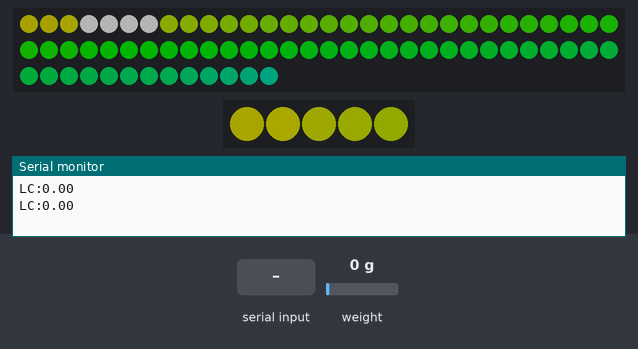
Bench run of a sketch on a simulated Arduino Nano, built with avr-gcc and run on an emulated ATmega328P. Shown: 73 RGB LEDs in strip order, left to right, continuing on the next row, 5 RGB LEDs in strip order, left to right, the last lines printed to the serial monitor. The test bench sets the inputs (shaded band); at power-on: weight on the scale 0 g. Dim RGB values are drawn brighter than linear.

Above: at 3.6 s.
3.7 s: "LED:err\n" received over Serial
At 4.3 s:
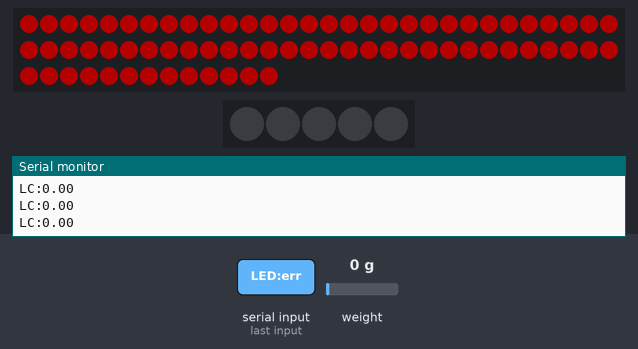
6.7 s: "LED:idl\n" received over Serial
At 6.87 s:
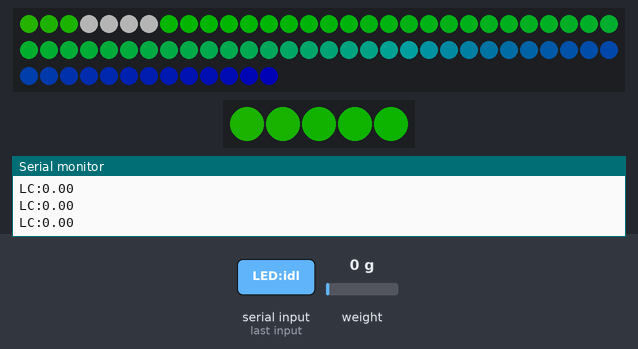
9.7 s: "LED:run\n" received over Serial
At 9.89 s:
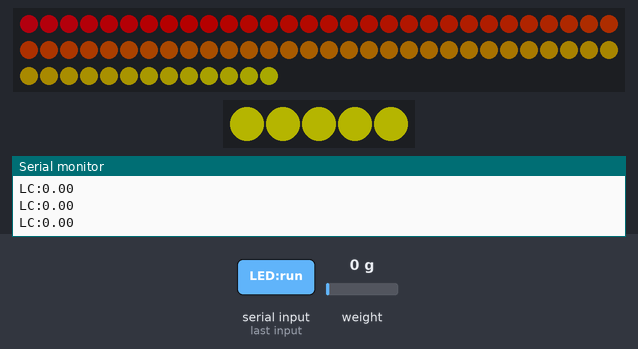
12.1 s: "LED:fin\n" received over Serial
At 12.32 s:
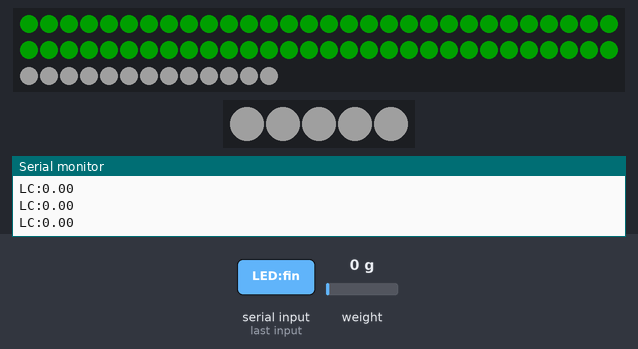
14.5 s: "LED:ser\n" received over Serial
At 15.12 s:
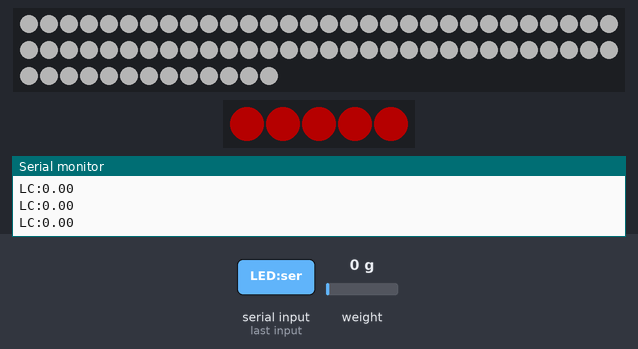
16.8 s: "LED:run\n" received over Serial
At 16.97 s:
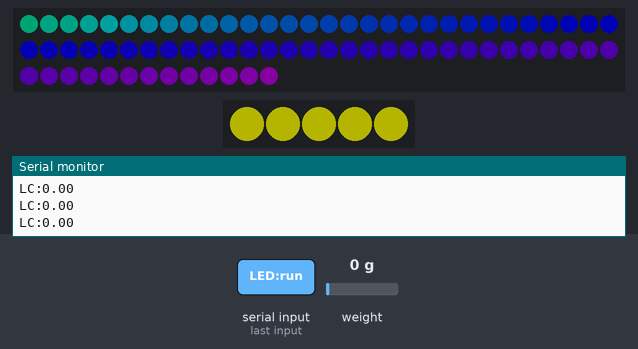
Timing chart, 0 to 19.8 s (numbered marks = the images above; inputs shaded):
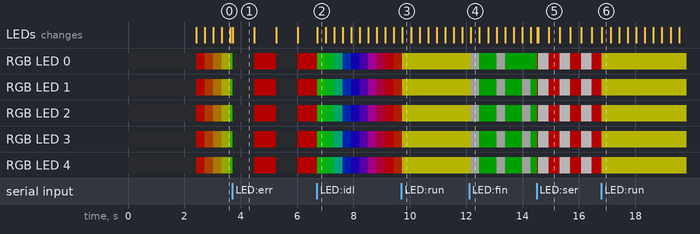

Measured:
- after the input at 3.7 s, the LEDs: change at once (image 1)
- after the input at 6.7 s, the LEDs: change at once (image 2)
- after the input at 9.7 s, the LEDs: change at once (image 3)
- after the input at 12.1 s, the LEDs: change after 0.07 s (image 4)
- after the input at 14.5 s, the LEDs: change at once (image 5)
- after the input at 16.8 s, the LEDs: change at once (image 6)
- what the display in image 1 shows lasts 0.8 s, from 3.7 s to 4.5 s

The sketch:

Hahnenschwanz.ino
```cpp
#include <HX711_ADC.h>
#include <FastLED.h>

//pins:
const int HX711_dout = 4; //mcu > HX711 dout pin
const int HX711_sck = 5; //mcu > HX711 sck pin
const int LEDPinMain = 3;
const int LEDPinSchlitten = 6;

//Const
#define NUM_STRIPS 2
#define NUM_LEDS_Main 73
#define NUM_LEDS_Schlitten 5
#define UPDATES_PER_SECOND 100
#define BRIGHTNESS  64
#define LED_TYPE    WS2811
#define COLOR_ORDER GRB

//HX711 constructor:
HX711_ADC LoadCell(HX711_dout, HX711_sck);

//FastLED constructor:
CRGB leds[NUM_STRIPS][NUM_LEDS_Main];

//global vars
unsigned long t = 0;
unsigned int LEDstatus = 0;
CRGBPalette16 PaletteMain;
CRGBPalette16 PaletteSchlitten;
TBlendType    BlendingMain;
TBlendType    BlendingSchlitten;
unsigned int animationscounter = 0;

void setup() {
  Serial.begin(9600); delay(10);

  LoadCell.begin();
  //LoadCell.setReverseOutput(); //uncomment to turn a negative output value to positive
  float calibrationValue; // calibration value (see example file "Calibration.ino")
  calibrationValue = -1286.76; // uncomment this if you want to set the calibration value in the sketch

  unsigned long stabilizingtime = 2000; // preciscion right after power-up can be improved by adding a few seconds of stabilizing time
  LoadCell.start(stabilizingtime, false);
  if (LoadCell.getTareTimeoutFlag()) {
    Serial.println("LC:err");
    while (1);
  }
  else {
    LoadCell.setCalFactor(calibrationValue); // set calibration value (float)
  }

  FastLED.addLeds<WS2811, LEDPinMain,     GRB>(leds[0], NUM_LEDS_Main).setCorrection(TypicalLEDStrip);
  FastLED.addLeds<WS2811, LEDPinSchlitten,GRB>(leds[1], NUM_LEDS_Schlitten).setCorrection(TypicalLEDStrip);
  FastLED.setBrightness(BRIGHTNESS);
  fill_solid( PaletteMain,      16, CRGB::Black);
  fill_solid( PaletteSchlitten, 16, CRGB::Black);
  LEDstatus = 2;

}

void loop() {

  SerialRead();
  LEDs();
  Loadcell();
}

void SerialRead(){

   if (Serial.available() > 0) {
    String SerialInstr = Serial.readStringUntil('\n');  //read until timeout
    //SerialInstr.trim(); // remove any \r \n whitespace at the end of the String
      if (SerialInstr == "LED:err")
        LEDstatus = 1;
      else if (SerialInstr == "LED:idl") //Idle
        LEDstatus = 2;
      else if (SerialInstr == "LED:run") //Cocktail in Arbeit
        LEDstatus = 3;
      else if (SerialInstr == "LED:fin") //Cocktail feritg
        LEDstatus = 4;
      else if (SerialInstr == "LED:ser") //service
        LEDstatus = 5;
      else if (SerialInstr == "LC:tare")
       Loadcell_tare();
  }

}

void Loadcell(){
  static boolean newDataReady = 0;
  const int serialPrintInterval = 800; //increase value to slow down serial print activity

  // check for new data/start next conversion:
  if (LoadCell.update()) newDataReady = true;

  // get smoothed value from the dataset:
  if (newDataReady) {
    if (millis() > t + serialPrintInterval) {
      float i = LoadCell.getData();
      Serial.print("LC:");
      Serial.println(i);
      newDataReady = 0;
      t = millis();
    }
  }
}
void Loadcell_tare(){
  LoadCell.tareNoDelay();
}


void LEDs(){

  if (LEDstatus == 0)
    LEDanimation_error();
  if (LEDstatus == 1)
    LEDanimation_error();
  if (LEDstatus == 2)
    LEDanimation_idle();
  if (LEDstatus == 3)
    LEDanimation_run();
  if (LEDstatus == 4)
    LEDanimation_fin();
  if (LEDstatus == 5)
    LEDanimation_ser();


/*
  uint8_t brightness = 255;

  for(int i = 0; i < NUM_LEDS_Main; i++) {
    leds[0][i] = ColorFromPalette(PaletteMain, colorIndex, brightness, BlendingMain);;
  }
  for(int i = 0; i < NUM_LEDS_Schlitten; i++) {
    leds[1][i] = ColorFromPalette(PaletteSchlitten, colorIndex, brightness, BlendingSchlitten);;
  }
*/


  FastLED.show();
  FastLED.delay(1000 / UPDATES_PER_SECOND);

}

void FillLEDMainsFromPaletteColors( uint8_t colorIndex)
{

    for( int i = 0; i < (NUM_LEDS_Main); i++) {
        leds[0][i] = ColorFromPalette( PaletteMain, colorIndex, 255, BlendingMain);
        colorIndex += 1;
    }
    for(int i = 0; i < NUM_LEDS_Schlitten; i++) {
      leds[1][i] = leds[0][i+2];
    }
}


void FillLEDSchlittensFromPaletteColors( uint8_t colorIndex)
{

    for( int i = 0; i < (NUM_LEDS_Schlitten); i++) {
        leds[1][i] = ColorFromPalette( PaletteSchlitten, colorIndex, 255, BlendingSchlitten);
        colorIndex += 1;
    }
}

void LEDanimation_error(){

  if (animationscounter < 50){
    fill_solid( PaletteMain, 16, CRGB::Red);
    fill_solid( PaletteSchlitten, 16, CRGB::Black);
  }
  else{
    fill_solid( PaletteMain, 16, CRGB::Black);
    fill_solid( PaletteSchlitten, 16, CRGB::Red);
  }
  animationscounter = animationscounter + 1;

  if (animationscounter > 100)
    animationscounter = 0;

  for( int i = 0; i < (NUM_LEDS_Main); i++) {
    leds[0][i] = ColorFromPalette( PaletteMain, 1, 255, BlendingMain);
  }
  for(int i = 0; i < NUM_LEDS_Schlitten; i++) {
    leds[1][i] = ColorFromPalette( PaletteSchlitten, 1, 255, BlendingMain);
  }


}
void LEDanimation_idle(){

  PaletteMain = RainbowColors_p;
  BlendingMain = LINEARBLEND;

  static uint8_t startIndex = 0;
  startIndex = startIndex + 1; /* motion speed */

  FillLEDMainsFromPaletteColors(startIndex);

  for(int i = 3; i < 7; i++) { //die vorderb LEDs bleiben weiß
    leds[0][i] = CRGB::White;
  }
}

void LEDanimation_run(){

  PaletteMain = RainbowColors_p;
  BlendingMain = LINEARBLEND;

  static uint8_t startIndex = 0;
  startIndex = startIndex - 4; /* motion speed */

  FillLEDMainsFromPaletteColors(startIndex);

  //PaletteSchlitten = RainbowStripeColors_p;
  fill_solid( PaletteSchlitten, 16, CRGB::Yellow);
  FillLEDSchlittensFromPaletteColors(1);
}

void LEDanimation_fin(){

  fill_solid( PaletteMain, 16, CRGB::Green);
   // and set every fourth one to white.
  PaletteMain[0] = CRGB::Grey;
  PaletteMain[4] = CRGB::Grey;
  PaletteMain[8] = CRGB::Grey;
  PaletteMain[12] = CRGB::Grey;

  fill_solid( PaletteSchlitten, 16, CRGB::Green);
   // and set every fourth one to white.
  PaletteSchlitten[0] = CRGB::Grey;
  PaletteSchlitten[4] = CRGB::Grey;
  PaletteSchlitten[8] = CRGB::Grey;
  PaletteSchlitten[12] = CRGB::Grey;

  BlendingMain = NOBLEND;
  BlendingSchlitten = NOBLEND;

  static uint8_t startIndex = 0;
  startIndex = startIndex + 1; /* motion speed */

  FillLEDMainsFromPaletteColors(startIndex);
  FillLEDSchlittensFromPaletteColors(startIndex);

  for(int i = 0; i < 15; i++) { //die vorderb LEDs bleiben grün
    leds[0][i] = CRGB::Green;
  }
/*
  for(int i = 0; i < NUM_LEDS_Schlitten; i++) {
    leds[1][i] = ColorFromPalette( PaletteSchlitten, 1, 255, BlendingMain);
  }
*/
}
void LEDanimation_ser(){
  fill_solid( PaletteMain, 16, CRGB::White);


 if (animationscounter < 50){
    fill_solid( PaletteSchlitten, 16, CRGB::White);
  }
  else{
    fill_solid( PaletteSchlitten, 16, CRGB::Red);
  }
  animationscounter = animationscounter + 2;

  if (animationscounter > 100)
    animationscounter = 0;

  for( int i = 0; i < (NUM_LEDS_Main); i++) {
    leds[0][i] = ColorFromPalette( PaletteMain, 1, 255, BlendingMain);
  }
  for(int i = 0; i < NUM_LEDS_Schlitten; i++) {
    leds[1][i] = ColorFromPalette( PaletteSchlitten, 1, 255, BlendingMain);
  }

}
```
